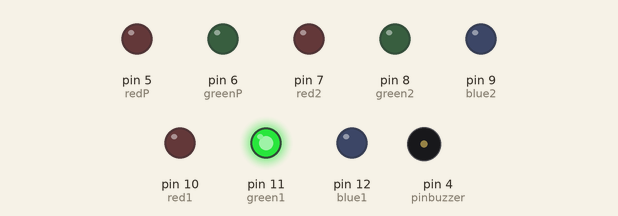
The sketch below on a simulated Arduino Uno, built with avr-gcc and run on an emulated ATmega328P. On the bench: output pins drawn as LEDs (lit = HIGH), buzzer (waves = sounding).

Above: at 0.5 s.
At 6.2 s:
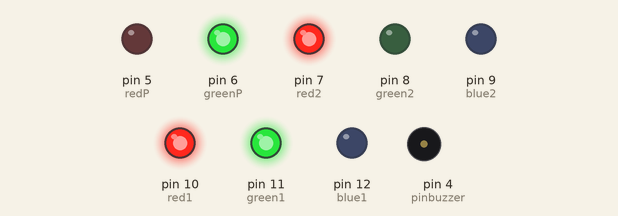
At 7.0 s:
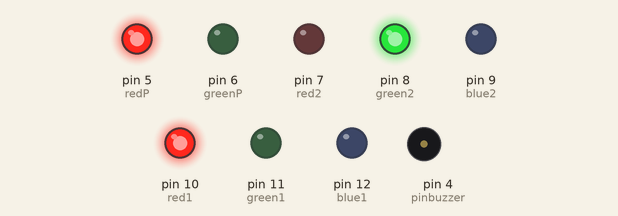
At 8.0 s:
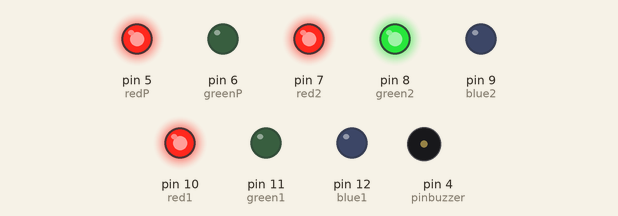
At 9.0 s:
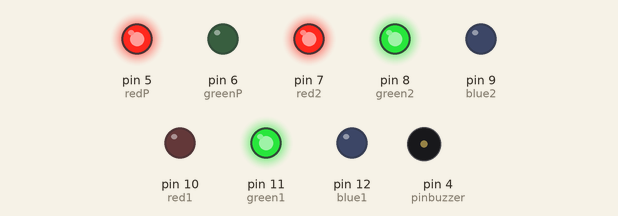
At 10.0 s:
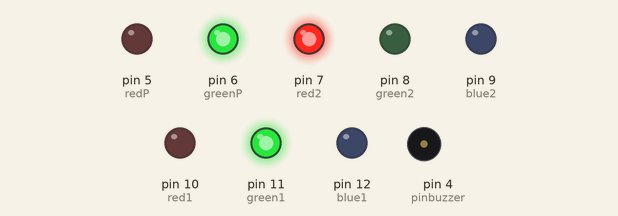
Timing chart, 0 to 11.1 s (numbered marks = the images above):
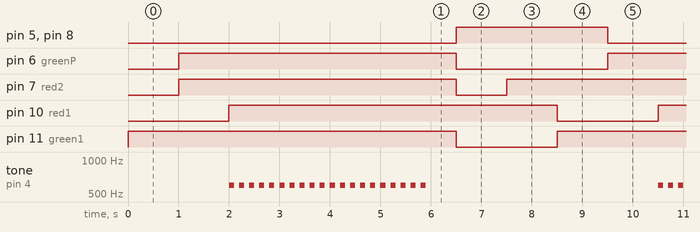

The sketch:

Ejercicio1.5.ino
```cpp
// C++ code
// GRUPO B3
// Mateo Rico Iglesias
// Chen Xin Pan Wang
// Eduardo Blanco Bielsa

//LEDS
//semáforo 1
int green1 = 11;
int blue1 = 12;
int red1 = 10;
//semáforo 2
int green2 = 8;
int blue2 = 9;
int red2 = 7;
//peatones
int greenP = 6;
int redP = 5;

int verde = 1;
int amarillo = 2;
int rojo = 3;

int delayVerdeRojo = 1000;
int delayPeatones = 1000;
int delayAmarillo = 500;

//COLORES
int r = 0;
int g = 0;
int b = 0;

//BUZZER
int pinbuzzer = 4;
int valorBuzzer = 600;

int contRojo = 1;//variable auxiliar para evitar la repetición innecesaria de pitidos

void setup(){
  Serial.begin(9600);
  pinMode(red1, OUTPUT);
  pinMode(green1, OUTPUT);
  pinMode(blue1, OUTPUT);
  pinMode(red2, OUTPUT);
  pinMode(green2, OUTPUT);
  pinMode(blue2, OUTPUT);
  pinMode(greenP, OUTPUT);
  pinMode(redP, OUTPUT);
  analogWrite(red1, r);
  analogWrite(green1, g);
  analogWrite(blue1, b);
  analogWrite(red2, r);
  analogWrite(green2, g);
  analogWrite(blue2, b);
  pinMode(pinbuzzer, OUTPUT);
}

void loop(){
  //SEM 1 verde
  //SEM 2 rojo
  circuitoSemaforos(verde,rojo,delayVerdeRojo);

  //SEM 1 amarillo
  //SEM 2 rojo
  circuitoSemaforos(amarillo,rojo,delayAmarillo);

  //SEM 1 rojo
  //SEM 2 verde
  circuitoSemaforos(rojo,verde,delayVerdeRojo);

  //SEM 1 rojo
  //SEM 2 amarillo
  circuitoSemaforos(rojo,amarillo,delayVerdeRojo);
}

void circuitoSemaforos(int act1, int act2, int delaySemaforo){
  //leds activados
  habilitarSemaforo1(act1);
  if(act1 == amarillo){//si el sem1 está en rojo, pita para los ciegos
    if(contRojo == 1){
      parpadeoLedVerdePeatones();
    }
  }if(act2 == verde){//si el sem2 está en verde, pone en rojo para peatones
    desactivarSemaforoPeatones();
    contRojo++;
  }if(act1 == verde && act2 == rojo){//si el sem1 está en verde y el sem2 en rojo, se pone verde el paso peatonal
    activarSemaforoPeatones();
  }if(act2 == amarillo){
    contRojo--;
  }
  //El semáforo 2 es el que tiene paso para peatones
  habilitarSemaforo2(act2);
  delay(delaySemaforo);
}

void habilitarSemaforo1(int color){
  if(color == verde){//verde
    r = 0;
    g = 255;
    b = 0;
  }else if(color == amarillo){//amarillo
    r = 255;
    g = 255;
    b = 0;
  }else{//rojo
    r = 255;
    g = 0;
    b = 0;
  }
  asignarColoresSemaforo1();
}

void habilitarSemaforo2(int color){
  if(color == verde){//verde
    r = 0;
    g = 255;
    b = 0;
  }else if(color == amarillo){//amarillo
    r = 255;
    g = 255;
    b = 0;
  }else{//rojo
    r = 255;
    g = 0;
    b = 0;
  }
  asignarColoresSemaforo2();
}

void asignarColoresSemaforo1(){
  analogWrite(red1, r);
  analogWrite(green1, g);
  analogWrite(blue1, b);
}

void asignarColoresSemaforo2(){
  analogWrite(red2, r);
  analogWrite(green2, g);
  analogWrite(blue2, b);
}

void activarSemaforoPeatones(){
  delay(1000); //espera x segundos después de que se ponga en rojo el semaforo 2
  digitalWrite(redP, LOW);
  digitalWrite(greenP, HIGH);
}

void desactivarSemaforoPeatones(){
  mutearBuzzer();
  digitalWrite(redP, HIGH);
  digitalWrite(greenP, LOW);
}

void hacerSonarBuzzer(){
    tone(pinbuzzer, valorBuzzer);
}

void mutearBuzzer(){
   noTone(pinbuzzer);
}

void parpadeoLedVerdePeatones(){
  for(int i = 0; i < 20; i++){
    digitalWrite(greenP, HIGH);
    hacerSonarBuzzer();
    delay(100);
    mutearBuzzer();
    delay(100);
  }
}
```

Measured:
- by itself, pin 5 (redP), pin 8 (green2): alternates HIGH for 3.0 s and LOW for 5.5 s
- by itself, pin 6 (greenP): alternates HIGH for 5.5 s and LOW for 3.0 s
- by itself, pin 7 (red2): repeats every 8.5 s: LOW 1.0 s, HIGH 7.5 s
- by itself, pin 10 (red1), pin 11 (green1): alternates HIGH for 6.5 s and LOW for 2.0 s
- by itself, tone on pin 4 (pinbuzzer): repeats every 8.5 s: 600 Hz 0.10 s, silent 4.6 s, 19 × (600 Hz 0.10 s, silent 0.10 s)
